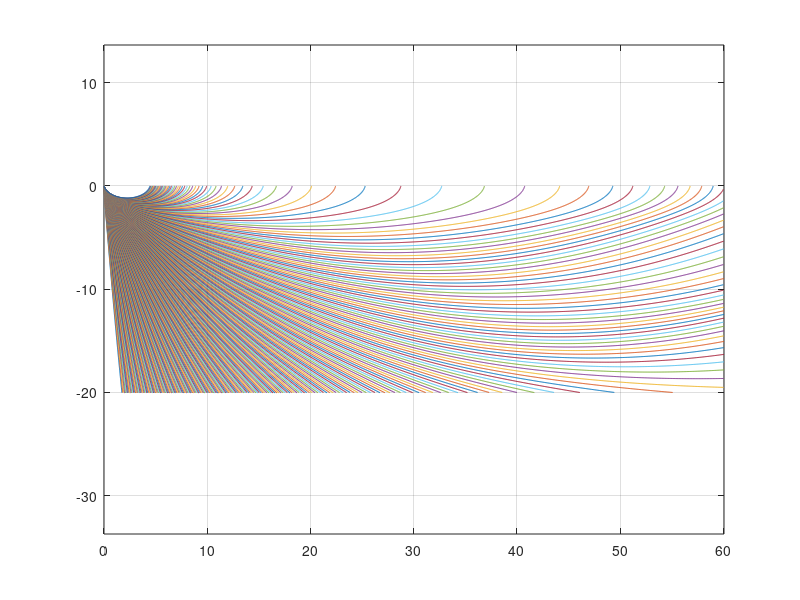
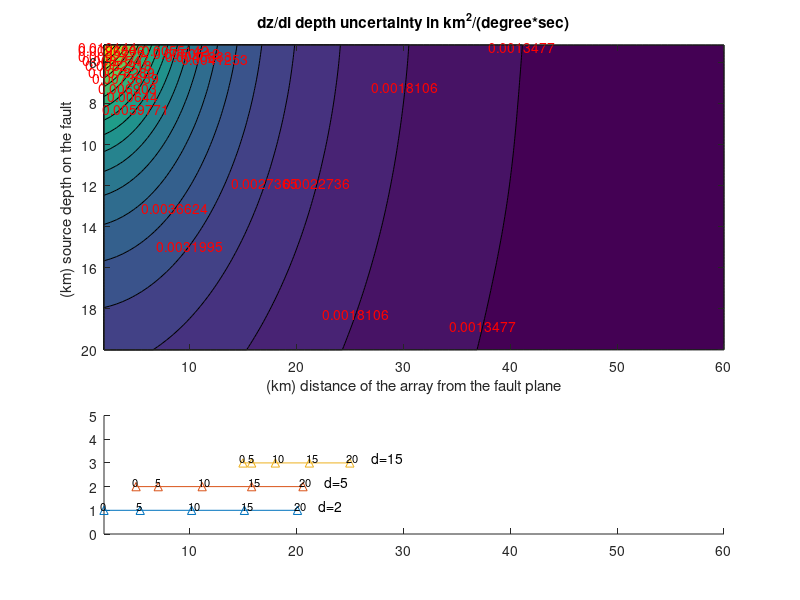
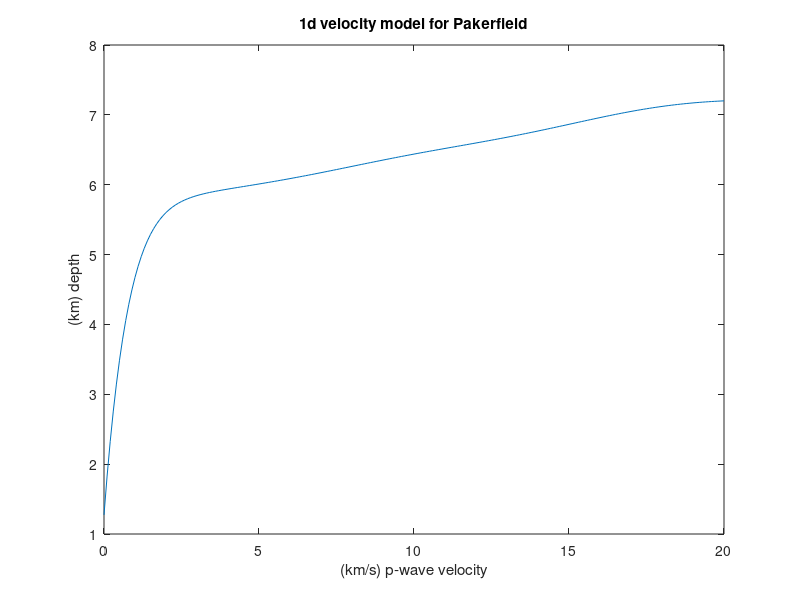

The MATLAB source for these figures, in order: (Note: this script raises an error after producing the figures.)
clear all;
close all;
load P;
% Ray tracing in a vertically heterogeneous medium with wave speed c(z)
% To shoot rays at given initial angles
% we solve the following ODE system
%   di/ds = dc/dz(z) * sin(i)
%   dx/ds = c(z)*sin(i)
%   dz/ds = c(z)*cos(i)
% where i = ray angle, counter-clockwise from Z down
%       s = travel-time
% The ODE is integrated by a midpoint method
%
% June 2008        J.P. Ampuero        ampuero@gps.caltech.edu

%I0S = [19.5:0.02:19.6];
I0S = 1:0.05:15;         % initial angles, in degrees
XSTA = 0; ZSTA = 0;        % initial point
%ZEND = 0;                % vertical position of final point
XEND = 60e3;                % horizontal position of final point
ZMAX = 20e3;                % stop ray tracing if the ray goes this deep
DS = 1e-2;   % timestep
resolution=100;
L=linspace(2,XEND/1e3,resolution)*1e3;
Lz=linspace(5,ZMAX/1e3,resolution)*1e3
D=zeros(1,length(L));
MM=zeros(length(I0S),length(L));
MM1=zeros(length(Lz)-1,length(L));
MM2=zeros(length(Lz),length(L));
c0=1.182e3

% example of velocity model c(z): an exponential distribution
%CFUN = @(z) 2000 + (1-exp(-z/1000))*4000;
% its derivative with respect to z
%CZFUN = @(z) exp(-z/1000)*4000/1000;
P=[7.29320740145629e-60,-2.25713355056818e-54,3.15780784770224e-49,-2.64134885422995e-44,1.47242246990781e-39,-5.77410811052121e-35,1.63959228354946e-30,-3.42090336118034e-26,5.27212978329383e-22,-5.99116415754033e-18,4.98013313198646e-14,-2.98197497509444e-10,1.25141562627232e-06,-0.00349386067308002,5.89649663355069,1273.93757459125;]

%parkersfield velocity model

CFUN= @(b) P(16)+P(15)*b+P(14)*b.^2+P(13)*b.^3+P(12)*b.^4+P(11)*b.^5+(P(10)+P(9)*b+P(8)*b.^2+P(7)*b.^3+P(6)*b.^4+P(5)*b.^5+P(4)*b.^6+P(3)*b.^7+P(2)*b.^8+P(1)*b.^9).*b.^6;
        %aa=P(10)+P(9)*b+P(8)*b.^2+P(7)*b.^3+P(6)*b.^4+P(5)*b.^5+P(4)*b.^6+P(3)*b.^7+P(2)*b.^8+P(1)*b.^9
% its derivative with respect to z
CZFUN = @(b) P(15)+P(14)*b*2+P(13)*b.^2*3+P(12)*b.^3*4+P(11)*b.^4*5+P(10)*b.^5*6+P(9)*b.^6*7+P(8)*b.^7*8+P(7)*b.^8*9+P(6)*b.^9*10+P(5)*b.^10*11+P(4)*b.^11*12+P(3)*b.^12*13+P(2)*b.^13*14+P(1)*b.^14*15;




% example of velocity model c(z): an exponential distribution
%CFUN = 2000 + (1-exp(-z/1000))*4000;
% its derivative with respect to z
%CZFUN = @(z) exp(-z/1000)*4000/1000;
%CFUN = @(z) 5000;
%CZFUN = @(z) 0;
















0.005;
% for each initial angle, shoot a ray
for k=1:length(I0S),

 % initial conditions
  inc = I0S(k)*pi/180;
  x = XSTA;
  z = ZSTA;
  clear xray zray raylength
  n=1;
  xray(n) =x;
  zray(n) =z;

 % Solve the ODE
 % Midpoint method to integrate Y'=F(Y) with step h:
 %  Y_pred = Y_n + h/2*F(Y_n)lat
 %  Y_(n+1) = Y_n + h*F(Y_pred)
 %
 % An alternative (also second order) is Heun's method:
 %  Y_pred = Y_n + h*F(Y_n)
 %  Y_(n+1) = Y_n + h*( F(Y_n) + F(Y_pred) )/2
 %
 % Or we could use ode45

  finish = 0;
  raylength(1)=0;
  while ~finish,

   % Y_n
    i_old = inc;
    x_old = x;
    z_old = z;

   % F(Y_n)
    c = CFUN(z_old);
    cz = CZFUN(z_old);
    sini = sin(i_old);
    cosi = cos(i_old);
    is = cz*sini; 
    xs = c*sini; 
    zs = c*cosi; 

   % Y_pred = Y_n + h/2*F(Y_n)
    inc = i_old +0.5*DS*is;
    x = x_old +0.5*DS*xs;
    z = z_old +0.5*DS*zs;

   % F(Y_pred)
    c = CFUN(z);
    cz = CZFUN(z);
    sini = sin(inc);
    cosi = cos(inc);
    is = cz*sini; 
    xs = c*sini; 
    zs = c*cosi; 

   % Y_(n+1) = Y_n + h*F(Y_pred)
    inc = i_old +DS*is;
    x = x_old +DS*xs;
    z = z_old +DS*zs;

    n = n+1;
    xray(n)=x;
    zray(n)=z;
    if n>=2
    raylength(n)=raylength(n-1)+((xray(n)-xray(n-1))^2+(zray(n)-zray(n-1))^2)^0.5;
    end
    %finish = z<ZEND | z>ZMAX;
    finish = x>XEND | z>ZMAX | z<ZSTA;
  end
  D=interp1(xray,zray,L,'linear',NaN);
  raylengthL=interp1(xray,raylength,L,'linear',NaN);
  MM(k,:)=D;
  raylenthLMM(k,:)= raylengthL;
  figure(1);
  plot(xray/1e3,-zray/1e3,'-')
  hold all
end

    
for k=1:length(L)
    front=1;
    back=length(I0S);
    for jj=1:length(I0S)
        front=jj;
        if isnan(MM(jj,k))==0
            break;
        end
    end
     for jj=1:length(I0S)
         back=length(I0S)-jj+1;
        if isnan(MM(length(I0S)-jj+1,k))==0
        
            break;
        end
    end
    MM2(:,k)=interp1(MM(front:back,k),I0S(front:back),Lz,'linear','extrap')*pi/180;%MM2 take off angle for all Lz
    raylengthLLz(:,k)=interp1(MM(front:back,k),raylenthLMM(front:back,k),Lz,'linear','extrap')*pi/180;%MM2 take off angle for all Lz
end

for k=2:length(Lz)
    MM1(k-1,:)=MM2(k,:)-MM2(k-1,:);
end

hold off
axis equal
grid on


figure(3);
        iii=0;
        for xxx=0:100:ZMAX
            ccc(iii+1)=CFUN(xxx);
            xxxx(iii+1)=xxx;
            iii=iii+1;
        end
        plot(xxxx/1e3,ccc/1e3);
        title('1d velocity model for Pakerfield');
       xlabel('(km/s) p-wave velocity');
       ylabel('(km) depth')
for iii=1:length(Lz)-1
        lat(iii,:)=L;
end

for iii=1:length(L)
        lon(:,iii)=Lz(2:length(Lz));
end
      figure(2);
      subplot(3,1,[1 2]);
      %MM3=-(Lz(2)-Lz(1))./MM1*c0./cos(MM2(1:length(Lz)-1,:))*pi/180/1e6.*raylengthLLz(1:length(Lz)-1,:).^0.75;%slowness error
      MM3=1./raylengthLLz(1:length(Lz)-1,:);%slowness error
for iii=1:length(Lz)-1


for jjj=1:length(L)
        TOS(:,jjj)=180/pi*asin(sind(MM2(:,jjj))'.*CFUN(Lz)/c0);% take off angle at depth Lz in degree
end
end
        [C,H]=contourf(lat/1e3, lon/1e3, MM3,20)%[500 1000 1500 2000 2500 3000 3500 4000 4500 5000 5500 6000 6500 7000 7500 8000 8500 9000 9500 10000 10500 11000 11500 12000  ]);%[50 100 300 400 500 600 700 800 900 1000 1200 1500 2000 2500 3000 ]
       clabel(C,H,'fontsize',10,'color','r','rotation',0)
       title('dz/di depth uncertainty in km^2/(degree*sec)');
       xlabel('(km) distance of the array from the fault plane');
       ylabel('(km) source depth on the fault ')
       set(gca,'YDir','reverse');
       %cbar =  findobj(H,'tag','Colormap');
         %colorbar;
         %caxis([1 18]);
       subplot(3,1,3);
      hold on;
      xx=linspace(0,20,5);
       ddx=ones(1,5);
       kkk=0;
       for dd=[2 5 15]
           kkk=kkk+1;
           
           plot((xx.^2+dd^2).^0.5,ddx*kkk,'^-');
           for cc=1:length(xx)
           text((xx(cc)^2+dd^2).^0.5-0.3,kkk+0.2,num2str(xx(cc)),'fontsize',8);
           end
            text((xx(cc)^2+dd^2).^0.5+2,kkk+0.2,[ 'd=' num2str(dd)],'fontsize',10);
       end
       ylim([0 5]);
       xlim([2 XEND/1e3]);
%colormap(gray);
       figure(4);
       xalong=linspace(0,20,resolution)*1e3;
       MM4=zeros(length(Lz)-1,length(xalong));
       kkk=0;
       for dd=[ 2  5 15 ]*1e3
           kkk=kkk+1;
        for iii=1:length(L)
        if L(iii)>dd
            L1(iii)=(L(iii)^2-dd^2)^0.5;
        else
            L1(iii)=-(dd^2-L(iii)^2)^0.5;
        end
        end 
        for iii=1:length(Lz)-1
            MM4(iii,:)=interp1(L1,MM3(iii,:),xalong);
            TOSxalong(iii,:)=interp1(L1,TOS(iii,:),xalong);
        end   
        for iii=1:length(Lz)-1
        lat1(iii,:)=xalong;
        end
        for iii=1:length(xalong)
        lon1(:,iii)=Lz(2:length(Lz));
        end
        AZM=atan(dd./xalong)*180/pi;
        for iii=1:length(Lz)-1
            UU=RadiationPattern(0,90,0,TOSxalong(iii,:)',AZM);
           MM6(iii,:)=MM4(iii,:)./(UU(:,1)'*3^(3/2)).^0.75;
           %MM6(iii,:)=MM4(iii,:)./(UU(:,2)'.^2+UU(:,3)'.^2).^0.375;
          % MM6(iii,:)=UU(:,1)';
        end
        MM5=zeros(length(Lz)-1,2*length(xalong));
        lat2=zeros(length(Lz)-1,2*length(xalong));
        lon2=zeros(length(Lz)-1,2*length(xalong));
        for iii=1:length(Lz)-1
            for jjj=1:length(xalong)
                   lat2(iii,jjj+length(xalong))=lat1(iii,jjj);
                   MM5(iii,jjj+length(xalong))=MM6(iii,jjj);
                   lon2(iii,jjj+length(xalong))=lon1(iii,jjj);
                   
                    lat2(iii,jjj)=-lat1(iii,length(xalong)-jjj+1);
                   MM5(iii,jjj)=MM6(iii,length(xalong)-jjj+1);
                   lon2(iii,jjj)=lon1(iii,length(xalong)-jjj+1);
                   
            end
        end
          for iii=1:length(Lz)-1
            for jjj=1:2*length(xalong)
                
                   if MM5(iii,jjj)>5e0
                       MM5(iii,jjj)=NaN;
                   %else
                       %MM5(iii,jjj)=log10(MM5(iii,jjj));
                   end
            end
          end
   
      subplot(3,1,kkk);
      
        [C,H]=contourf(lat2/1e3, lon2/1e3, MM5,20);%[0 500 1000 1500 2000 2500 3000  4000 5000  6000  7000  8000 9000 10000 11000  12000  13000 14000  16000  18000]);%[50 100 300 400 500 600 700 800 900 1000 1200 1500 2000 2500 3000 ]
       clabel(C,H,'fontsize',10,'color','r','rotation',0)
       title(['d=' num2str(dd/1000) 'km']);
       xlabel('(km) distance of the source along the fault plane');
       ylabel('(km) source depth on the fault ')
       set(gca,'YDir','reverse');
       colorbar;
         % caxis([0 2e5]);
          %caxis('manual');
      %colormap(cbar);
       end
        %shading interp;
      
        
